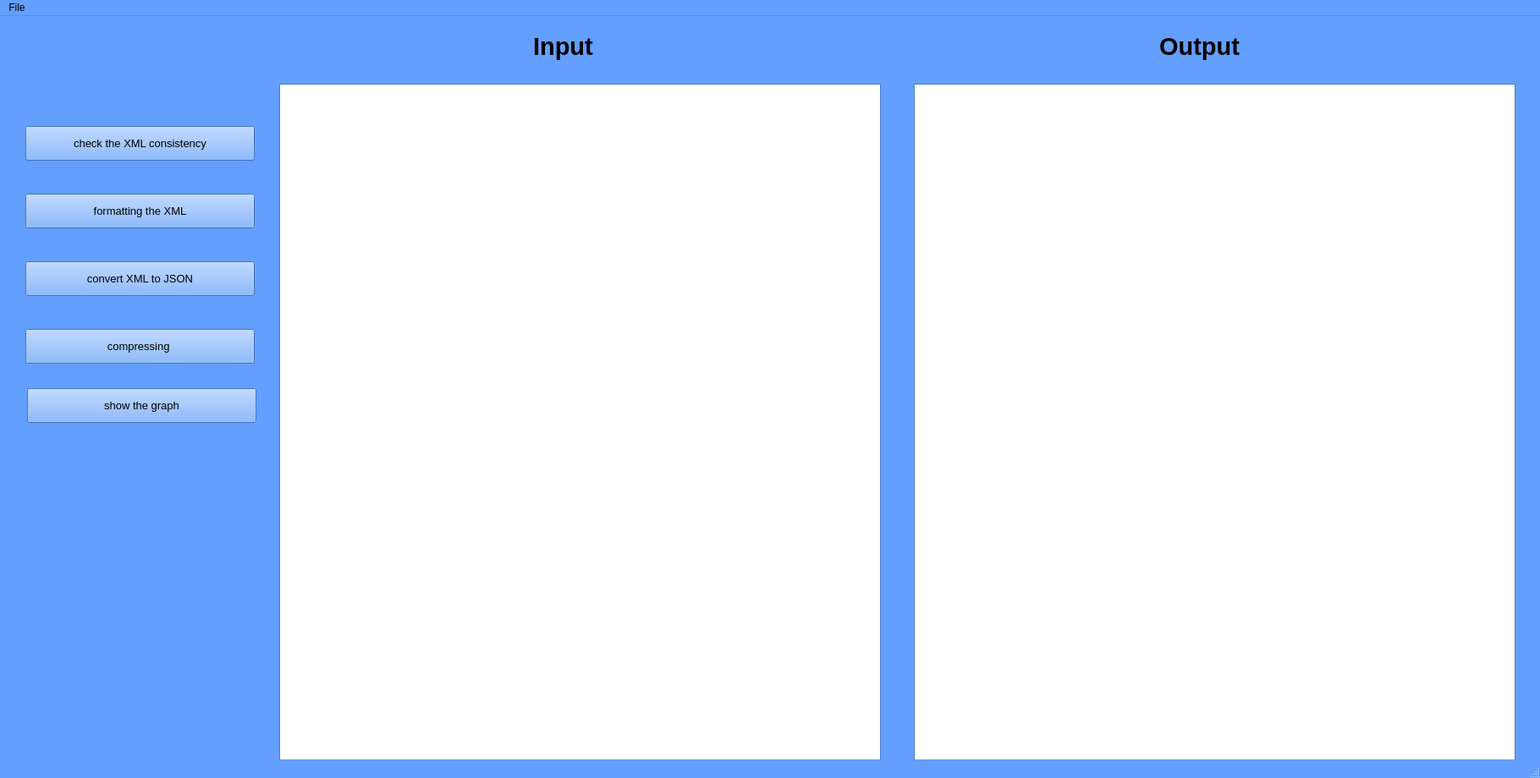
<?xml version="1.0" encoding="UTF-8"?>
<ui version="4.0">
 <class>MainWindow</class>
 <widget class="QMainWindow" name="MainWindow">
  <property name="geometry">
   <rect>
    <x>0</x>
    <y>0</y>
    <width>1820</width>
    <height>920</height>
   </rect>
  </property>
  <property name="palette">
   <palette>
    <active>
     <colorrole role="WindowText">
      <brush brushstyle="SolidPattern">
       <color alpha="255">
        <red>0</red>
        <green>0</green>
        <blue>0</blue>
       </color>
      </brush>
     </colorrole>
     <colorrole role="Button">
      <brush brushstyle="SolidPattern">
       <color alpha="255">
        <red>99</red>
        <green>159</green>
        <blue>255</blue>
       </color>
      </brush>
     </colorrole>
     <colorrole role="Light">
      <brush brushstyle="SolidPattern">
       <color alpha="255">
        <red>227</red>
        <green>238</green>
        <blue>255</blue>
       </color>
      </brush>
     </colorrole>
     <colorrole role="Midlight">
      <brush brushstyle="SolidPattern">
       <color alpha="255">
        <red>163</red>
        <green>198</green>
        <blue>255</blue>
       </color>
      </brush>
     </colorrole>
     <colorrole role="Dark">
      <brush brushstyle="SolidPattern">
       <color alpha="255">
        <red>49</red>
        <green>79</green>
        <blue>127</blue>
       </color>
      </brush>
     </colorrole>
     <colorrole role="Mid">
      <brush brushstyle="SolidPattern">
       <color alpha="255">
        <red>66</red>
        <green>106</green>
        <blue>170</blue>
       </color>
      </brush>
     </colorrole>
     <colorrole role="Text">
      <brush brushstyle="SolidPattern">
       <color alpha="255">
        <red>0</red>
        <green>0</green>
        <blue>0</blue>
       </color>
      </brush>
     </colorrole>
     <colorrole role="BrightText">
      <brush brushstyle="SolidPattern">
       <color alpha="255">
        <red>255</red>
        <green>255</green>
        <blue>255</blue>
       </color>
      </brush>
     </colorrole>
     <colorrole role="ButtonText">
      <brush brushstyle="SolidPattern">
       <color alpha="255">
        <red>0</red>
        <green>0</green>
        <blue>0</blue>
       </color>
      </brush>
     </colorrole>
     <colorrole role="Base">
      <brush brushstyle="SolidPattern">
       <color alpha="255">
        <red>255</red>
        <green>255</green>
        <blue>255</blue>
       </color>
      </brush>
     </colorrole>
     <colorrole role="Window">
      <brush brushstyle="SolidPattern">
       <color alpha="255">
        <red>99</red>
        <green>159</green>
        <blue>255</blue>
       </color>
      </brush>
     </colorrole>
     <colorrole role="Shadow">
      <brush brushstyle="SolidPattern">
       <color alpha="255">
        <red>0</red>
        <green>0</green>
        <blue>0</blue>
       </color>
      </brush>
     </colorrole>
     <colorrole role="AlternateBase">
      <brush brushstyle="SolidPattern">
       <color alpha="255">
        <red>177</red>
        <green>207</green>
        <blue>255</blue>
       </color>
      </brush>
     </colorrole>
     <colorrole role="ToolTipBase">
      <brush brushstyle="SolidPattern">
       <color alpha="255">
        <red>255</red>
        <green>255</green>
        <blue>220</blue>
       </color>
      </brush>
     </colorrole>
     <colorrole role="ToolTipText">
      <brush brushstyle="SolidPattern">
       <color alpha="255">
        <red>0</red>
        <green>0</green>
        <blue>0</blue>
       </color>
      </brush>
     </colorrole>
     <colorrole role="PlaceholderText">
      <brush brushstyle="SolidPattern">
       <color alpha="128">
        <red>0</red>
        <green>0</green>
        <blue>0</blue>
       </color>
      </brush>
     </colorrole>
    </active>
    <inactive>
     <colorrole role="WindowText">
      <brush brushstyle="SolidPattern">
       <color alpha="255">
        <red>0</red>
        <green>0</green>
        <blue>0</blue>
       </color>
      </brush>
     </colorrole>
     <colorrole role="Button">
      <brush brushstyle="SolidPattern">
       <color alpha="255">
        <red>99</red>
        <green>159</green>
        <blue>255</blue>
       </color>
      </brush>
     </colorrole>
     <colorrole role="Light">
      <brush brushstyle="SolidPattern">
       <color alpha="255">
        <red>227</red>
        <green>238</green>
        <blue>255</blue>
       </color>
      </brush>
     </colorrole>
     <colorrole role="Midlight">
      <brush brushstyle="SolidPattern">
       <color alpha="255">
        <red>163</red>
        <green>198</green>
        <blue>255</blue>
       </color>
      </brush>
     </colorrole>
     <colorrole role="Dark">
      <brush brushstyle="SolidPattern">
       <color alpha="255">
        <red>49</red>
        <green>79</green>
        <blue>127</blue>
       </color>
      </brush>
     </colorrole>
     <colorrole role="Mid">
      <brush brushstyle="SolidPattern">
       <color alpha="255">
        <red>66</red>
        <green>106</green>
        <blue>170</blue>
       </color>
      </brush>
     </colorrole>
     <colorrole role="Text">
      <brush brushstyle="SolidPattern">
       <color alpha="255">
        <red>0</red>
        <green>0</green>
        <blue>0</blue>
       </color>
      </brush>
     </colorrole>
     <colorrole role="BrightText">
      <brush brushstyle="SolidPattern">
       <color alpha="255">
        <red>255</red>
        <green>255</green>
        <blue>255</blue>
       </color>
      </brush>
     </colorrole>
     <colorrole role="ButtonText">
      <brush brushstyle="SolidPattern">
       <color alpha="255">
        <red>0</red>
        <green>0</green>
        <blue>0</blue>
       </color>
      </brush>
     </colorrole>
     <colorrole role="Base">
      <brush brushstyle="SolidPattern">
       <color alpha="255">
        <red>255</red>
        <green>255</green>
        <blue>255</blue>
       </color>
      </brush>
     </colorrole>
     <colorrole role="Window">
      <brush brushstyle="SolidPattern">
       <color alpha="255">
        <red>99</red>
        <green>159</green>
        <blue>255</blue>
       </color>
      </brush>
     </colorrole>
     <colorrole role="Shadow">
      <brush brushstyle="SolidPattern">
       <color alpha="255">
        <red>0</red>
        <green>0</green>
        <blue>0</blue>
       </color>
      </brush>
     </colorrole>
     <colorrole role="AlternateBase">
      <brush brushstyle="SolidPattern">
       <color alpha="255">
        <red>177</red>
        <green>207</green>
        <blue>255</blue>
       </color>
      </brush>
     </colorrole>
     <colorrole role="ToolTipBase">
      <brush brushstyle="SolidPattern">
       <color alpha="255">
        <red>255</red>
        <green>255</green>
        <blue>220</blue>
       </color>
      </brush>
     </colorrole>
     <colorrole role="ToolTipText">
      <brush brushstyle="SolidPattern">
       <color alpha="255">
        <red>0</red>
        <green>0</green>
        <blue>0</blue>
       </color>
      </brush>
     </colorrole>
     <colorrole role="PlaceholderText">
      <brush brushstyle="SolidPattern">
       <color alpha="128">
        <red>0</red>
        <green>0</green>
        <blue>0</blue>
       </color>
      </brush>
     </colorrole>
    </inactive>
    <disabled>
     <colorrole role="WindowText">
      <brush brushstyle="SolidPattern">
       <color alpha="255">
        <red>49</red>
        <green>79</green>
        <blue>127</blue>
       </color>
      </brush>
     </colorrole>
     <colorrole role="Button">
      <brush brushstyle="SolidPattern">
       <color alpha="255">
        <red>99</red>
        <green>159</green>
        <blue>255</blue>
       </color>
      </brush>
     </colorrole>
     <colorrole role="Light">
      <brush brushstyle="SolidPattern">
       <color alpha="255">
        <red>227</red>
        <green>238</green>
        <blue>255</blue>
       </color>
      </brush>
     </colorrole>
     <colorrole role="Midlight">
      <brush brushstyle="SolidPattern">
       <color alpha="255">
        <red>163</red>
        <green>198</green>
        <blue>255</blue>
       </color>
      </brush>
     </colorrole>
     <colorrole role="Dark">
      <brush brushstyle="SolidPattern">
       <color alpha="255">
        <red>49</red>
        <green>79</green>
        <blue>127</blue>
       </color>
      </brush>
     </colorrole>
     <colorrole role="Mid">
      <brush brushstyle="SolidPattern">
       <color alpha="255">
        <red>66</red>
        <green>106</green>
        <blue>170</blue>
       </color>
      </brush>
     </colorrole>
     <colorrole role="Text">
      <brush brushstyle="SolidPattern">
       <color alpha="255">
        <red>49</red>
        <green>79</green>
        <blue>127</blue>
       </color>
      </brush>
     </colorrole>
     <colorrole role="BrightText">
      <brush brushstyle="SolidPattern">
       <color alpha="255">
        <red>255</red>
        <green>255</green>
        <blue>255</blue>
       </color>
      </brush>
     </colorrole>
     <colorrole role="ButtonText">
      <brush brushstyle="SolidPattern">
       <color alpha="255">
        <red>49</red>
        <green>79</green>
        <blue>127</blue>
       </color>
      </brush>
     </colorrole>
     <colorrole role="Base">
      <brush brushstyle="SolidPattern">
       <color alpha="255">
        <red>99</red>
        <green>159</green>
        <blue>255</blue>
       </color>
      </brush>
     </colorrole>
     <colorrole role="Window">
      <brush brushstyle="SolidPattern">
       <color alpha="255">
        <red>99</red>
        <green>159</green>
        <blue>255</blue>
       </color>
      </brush>
     </colorrole>
     <colorrole role="Shadow">
      <brush brushstyle="SolidPattern">
       <color alpha="255">
        <red>0</red>
        <green>0</green>
        <blue>0</blue>
       </color>
      </brush>
     </colorrole>
     <colorrole role="AlternateBase">
      <brush brushstyle="SolidPattern">
       <color alpha="255">
        <red>99</red>
        <green>159</green>
        <blue>255</blue>
       </color>
      </brush>
     </colorrole>
     <colorrole role="ToolTipBase">
      <brush brushstyle="SolidPattern">
       <color alpha="255">
        <red>255</red>
        <green>255</green>
        <blue>220</blue>
       </color>
      </brush>
     </colorrole>
     <colorrole role="ToolTipText">
      <brush brushstyle="SolidPattern">
       <color alpha="255">
        <red>0</red>
        <green>0</green>
        <blue>0</blue>
       </color>
      </brush>
     </colorrole>
     <colorrole role="PlaceholderText">
      <brush brushstyle="SolidPattern">
       <color alpha="128">
        <red>0</red>
        <green>0</green>
        <blue>0</blue>
       </color>
      </brush>
     </colorrole>
    </disabled>
   </palette>
  </property>
  <property name="windowTitle">
   <string>Processing XML file</string>
  </property>
  <property name="toolTipDuration">
   <number>-1</number>
  </property>
  <property name="layoutDirection">
   <enum>Qt::LeftToRight</enum>
  </property>
  <property name="autoFillBackground">
   <bool>false</bool>
  </property>
  <widget class="QWidget" name="centralwidget">
   <widget class="QPushButton" name="consistencyButton">
    <property name="geometry">
     <rect>
      <x>30</x>
      <y>130</y>
      <width>271</width>
      <height>41</height>
     </rect>
    </property>
    <property name="font">
     <font>
      <pointsize>10</pointsize>
     </font>
    </property>
    <property name="text">
     <string>check the XML consistency</string>
    </property>
   </widget>
   <widget class="QPushButton" name="formattingButton">
    <property name="geometry">
     <rect>
      <x>30</x>
      <y>210</y>
      <width>271</width>
      <height>41</height>
     </rect>
    </property>
    <property name="font">
     <font>
      <pointsize>10</pointsize>
     </font>
    </property>
    <property name="text">
     <string>formatting the XML</string>
    </property>
   </widget>
   <widget class="QPushButton" name="convertButton">
    <property name="geometry">
     <rect>
      <x>30</x>
      <y>290</y>
      <width>271</width>
      <height>41</height>
     </rect>
    </property>
    <property name="font">
     <font>
      <pointsize>10</pointsize>
     </font>
    </property>
    <property name="text">
     <string>convert XML to JSON</string>
    </property>
   </widget>
   <widget class="QPushButton" name="compressButton">
    <property name="geometry">
     <rect>
      <x>30</x>
      <y>370</y>
      <width>271</width>
      <height>41</height>
     </rect>
    </property>
    <property name="font">
     <font>
      <pointsize>10</pointsize>
     </font>
    </property>
    <property name="text">
     <string>compressing </string>
    </property>
   </widget>
   <widget class="QPlainTextEdit" name="outputPlain">
    <property name="geometry">
     <rect>
      <x>1080</x>
      <y>80</y>
      <width>711</width>
      <height>861</height>
     </rect>
    </property>
    <property name="font">
     <font>
      <pointsize>9</pointsize>
     </font>
    </property>
    <property name="statusTip">
     <string/>
    </property>
    <property name="readOnly">
     <bool>true</bool>
    </property>
    <property name="plainText">
     <string/>
    </property>
   </widget>
   <widget class="QPlainTextEdit" name="inputPlain">
    <property name="geometry">
     <rect>
      <x>330</x>
      <y>80</y>
      <width>711</width>
      <height>861</height>
     </rect>
    </property>
    <property name="font">
     <font>
      <pointsize>9</pointsize>
     </font>
    </property>
    <property name="readOnly">
     <bool>true</bool>
    </property>
    <property name="plainText">
     <string/>
    </property>
   </widget>
   <widget class="QLabel" name="inputLabel">
    <property name="geometry">
     <rect>
      <x>630</x>
      <y>10</y>
      <width>121</width>
      <height>51</height>
     </rect>
    </property>
    <property name="palette">
     <palette>
      <active>
       <colorrole role="WindowText">
        <brush brushstyle="SolidPattern">
         <color alpha="255">
          <red>0</red>
          <green>0</green>
          <blue>0</blue>
         </color>
        </brush>
       </colorrole>
       <colorrole role="Button">
        <brush brushstyle="SolidPattern">
         <color alpha="255">
          <red>255</red>
          <green>0</green>
          <blue>0</blue>
         </color>
        </brush>
       </colorrole>
       <colorrole role="Light">
        <brush brushstyle="SolidPattern">
         <color alpha="255">
          <red>255</red>
          <green>127</green>
          <blue>127</blue>
         </color>
        </brush>
       </colorrole>
       <colorrole role="Midlight">
        <brush brushstyle="SolidPattern">
         <color alpha="255">
          <red>255</red>
          <green>63</green>
          <blue>63</blue>
         </color>
        </brush>
       </colorrole>
       <colorrole role="Dark">
        <brush brushstyle="SolidPattern">
         <color alpha="255">
          <red>127</red>
          <green>0</green>
          <blue>0</blue>
         </color>
        </brush>
       </colorrole>
       <colorrole role="Mid">
        <brush brushstyle="SolidPattern">
         <color alpha="255">
          <red>170</red>
          <green>0</green>
          <blue>0</blue>
         </color>
        </brush>
       </colorrole>
       <colorrole role="Text">
        <brush brushstyle="SolidPattern">
         <color alpha="255">
          <red>0</red>
          <green>0</green>
          <blue>0</blue>
         </color>
        </brush>
       </colorrole>
       <colorrole role="BrightText">
        <brush brushstyle="SolidPattern">
         <color alpha="255">
          <red>255</red>
          <green>255</green>
          <blue>255</blue>
         </color>
        </brush>
       </colorrole>
       <colorrole role="ButtonText">
        <brush brushstyle="SolidPattern">
         <color alpha="255">
          <red>0</red>
          <green>0</green>
          <blue>0</blue>
         </color>
        </brush>
       </colorrole>
       <colorrole role="Base">
        <brush brushstyle="SolidPattern">
         <color alpha="255">
          <red>255</red>
          <green>255</green>
          <blue>255</blue>
         </color>
        </brush>
       </colorrole>
       <colorrole role="Window">
        <brush brushstyle="SolidPattern">
         <color alpha="255">
          <red>255</red>
          <green>0</green>
          <blue>0</blue>
         </color>
        </brush>
       </colorrole>
       <colorrole role="Shadow">
        <brush brushstyle="SolidPattern">
         <color alpha="255">
          <red>0</red>
          <green>0</green>
          <blue>0</blue>
         </color>
        </brush>
       </colorrole>
       <colorrole role="AlternateBase">
        <brush brushstyle="SolidPattern">
         <color alpha="255">
          <red>255</red>
          <green>127</green>
          <blue>127</blue>
         </color>
        </brush>
       </colorrole>
       <colorrole role="ToolTipBase">
        <brush brushstyle="SolidPattern">
         <color alpha="255">
          <red>85</red>
          <green>255</green>
          <blue>0</blue>
         </color>
        </brush>
       </colorrole>
       <colorrole role="ToolTipText">
        <brush brushstyle="SolidPattern">
         <color alpha="255">
          <red>0</red>
          <green>0</green>
          <blue>0</blue>
         </color>
        </brush>
       </colorrole>
       <colorrole role="PlaceholderText">
        <brush brushstyle="SolidPattern">
         <color alpha="128">
          <red>0</red>
          <green>0</green>
          <blue>0</blue>
         </color>
        </brush>
       </colorrole>
      </active>
      <inactive>
       <colorrole role="WindowText">
        <brush brushstyle="SolidPattern">
         <color alpha="255">
          <red>0</red>
          <green>0</green>
          <blue>0</blue>
         </color>
        </brush>
       </colorrole>
       <colorrole role="Button">
        <brush brushstyle="SolidPattern">
         <color alpha="255">
          <red>255</red>
          <green>0</green>
          <blue>0</blue>
         </color>
        </brush>
       </colorrole>
       <colorrole role="Light">
        <brush brushstyle="SolidPattern">
         <color alpha="255">
          <red>255</red>
          <green>127</green>
          <blue>127</blue>
         </color>
        </brush>
       </colorrole>
       <colorrole role="Midlight">
        <brush brushstyle="SolidPattern">
         <color alpha="255">
          <red>255</red>
          <green>63</green>
          <blue>63</blue>
         </color>
        </brush>
       </colorrole>
       <colorrole role="Dark">
        <brush brushstyle="SolidPattern">
         <color alpha="255">
          <red>127</red>
          <green>0</green>
          <blue>0</blue>
         </color>
        </brush>
       </colorrole>
       <colorrole role="Mid">
        <brush brushstyle="SolidPattern">
         <color alpha="255">
          <red>170</red>
          <green>0</green>
          <blue>0</blue>
         </color>
        </brush>
       </colorrole>
       <colorrole role="Text">
        <brush brushstyle="SolidPattern">
         <color alpha="255">
          <red>0</red>
          <green>0</green>
          <blue>0</blue>
         </color>
        </brush>
       </colorrole>
       <colorrole role="BrightText">
        <brush brushstyle="SolidPattern">
         <color alpha="255">
          <red>255</red>
          <green>255</green>
          <blue>255</blue>
         </color>
        </brush>
       </colorrole>
       <colorrole role="ButtonText">
        <brush brushstyle="SolidPattern">
         <color alpha="255">
          <red>0</red>
          <green>0</green>
          <blue>0</blue>
         </color>
        </brush>
       </colorrole>
       <colorrole role="Base">
        <brush brushstyle="SolidPattern">
         <color alpha="255">
          <red>255</red>
          <green>255</green>
          <blue>255</blue>
         </color>
        </brush>
       </colorrole>
       <colorrole role="Window">
        <brush brushstyle="SolidPattern">
         <color alpha="255">
          <red>255</red>
          <green>0</green>
          <blue>0</blue>
         </color>
        </brush>
       </colorrole>
       <colorrole role="Shadow">
        <brush brushstyle="SolidPattern">
         <color alpha="255">
          <red>0</red>
          <green>0</green>
          <blue>0</blue>
         </color>
        </brush>
       </colorrole>
       <colorrole role="AlternateBase">
        <brush brushstyle="SolidPattern">
         <color alpha="255">
          <red>255</red>
          <green>127</green>
          <blue>127</blue>
         </color>
        </brush>
       </colorrole>
       <colorrole role="ToolTipBase">
        <brush brushstyle="SolidPattern">
         <color alpha="255">
          <red>85</red>
          <green>255</green>
          <blue>0</blue>
         </color>
        </brush>
       </colorrole>
       <colorrole role="ToolTipText">
        <brush brushstyle="SolidPattern">
         <color alpha="255">
          <red>0</red>
          <green>0</green>
          <blue>0</blue>
         </color>
        </brush>
       </colorrole>
       <colorrole role="PlaceholderText">
        <brush brushstyle="SolidPattern">
         <color alpha="128">
          <red>0</red>
          <green>0</green>
          <blue>0</blue>
         </color>
        </brush>
       </colorrole>
      </inactive>
      <disabled>
       <colorrole role="WindowText">
        <brush brushstyle="SolidPattern">
         <color alpha="255">
          <red>127</red>
          <green>0</green>
          <blue>0</blue>
         </color>
        </brush>
       </colorrole>
       <colorrole role="Button">
        <brush brushstyle="SolidPattern">
         <color alpha="255">
          <red>255</red>
          <green>0</green>
          <blue>0</blue>
         </color>
        </brush>
       </colorrole>
       <colorrole role="Light">
        <brush brushstyle="SolidPattern">
         <color alpha="255">
          <red>255</red>
          <green>127</green>
          <blue>127</blue>
         </color>
        </brush>
       </colorrole>
       <colorrole role="Midlight">
        <brush brushstyle="SolidPattern">
         <color alpha="255">
          <red>255</red>
          <green>63</green>
          <blue>63</blue>
         </color>
        </brush>
       </colorrole>
       <colorrole role="Dark">
        <brush brushstyle="SolidPattern">
         <color alpha="255">
          <red>127</red>
          <green>0</green>
          <blue>0</blue>
         </color>
        </brush>
       </colorrole>
       <colorrole role="Mid">
        <brush brushstyle="SolidPattern">
         <color alpha="255">
          <red>170</red>
          <green>0</green>
          <blue>0</blue>
         </color>
        </brush>
       </colorrole>
       <colorrole role="Text">
        <brush brushstyle="SolidPattern">
         <color alpha="255">
          <red>127</red>
          <green>0</green>
          <blue>0</blue>
         </color>
        </brush>
       </colorrole>
       <colorrole role="BrightText">
        <brush brushstyle="SolidPattern">
         <color alpha="255">
          <red>255</red>
          <green>255</green>
          <blue>255</blue>
         </color>
        </brush>
       </colorrole>
       <colorrole role="ButtonText">
        <brush brushstyle="SolidPattern">
         <color alpha="255">
          <red>127</red>
          <green>0</green>
          <blue>0</blue>
         </color>
        </brush>
       </colorrole>
       <colorrole role="Base">
        <brush brushstyle="SolidPattern">
         <color alpha="255">
          <red>255</red>
          <green>0</green>
          <blue>0</blue>
         </color>
        </brush>
       </colorrole>
       <colorrole role="Window">
        <brush brushstyle="SolidPattern">
         <color alpha="255">
          <red>255</red>
          <green>0</green>
          <blue>0</blue>
         </color>
        </brush>
       </colorrole>
       <colorrole role="Shadow">
        <brush brushstyle="SolidPattern">
         <color alpha="255">
          <red>0</red>
          <green>0</green>
          <blue>0</blue>
         </color>
        </brush>
       </colorrole>
       <colorrole role="AlternateBase">
        <brush brushstyle="SolidPattern">
         <color alpha="255">
          <red>255</red>
          <green>0</green>
          <blue>0</blue>
         </color>
        </brush>
       </colorrole>
       <colorrole role="ToolTipBase">
        <brush brushstyle="SolidPattern">
         <color alpha="255">
          <red>85</red>
          <green>255</green>
          <blue>0</blue>
         </color>
        </brush>
       </colorrole>
       <colorrole role="ToolTipText">
        <brush brushstyle="SolidPattern">
         <color alpha="255">
          <red>0</red>
          <green>0</green>
          <blue>0</blue>
         </color>
        </brush>
       </colorrole>
       <colorrole role="PlaceholderText">
        <brush brushstyle="SolidPattern">
         <color alpha="128">
          <red>0</red>
          <green>0</green>
          <blue>0</blue>
         </color>
        </brush>
       </colorrole>
      </disabled>
     </palette>
    </property>
    <property name="font">
     <font>
      <pointsize>22</pointsize>
      <weight>75</weight>
      <bold>true</bold>
     </font>
    </property>
    <property name="text">
     <string>Input</string>
    </property>
   </widget>
   <widget class="QLabel" name="outputLabel">
    <property name="geometry">
     <rect>
      <x>1370</x>
      <y>10</y>
      <width>171</width>
      <height>51</height>
     </rect>
    </property>
    <property name="font">
     <font>
      <pointsize>22</pointsize>
      <weight>75</weight>
      <bold>true</bold>
     </font>
    </property>
    <property name="text">
     <string>Output</string>
    </property>
   </widget>
   <widget class="QPushButton" name="pushButton">
    <property name="geometry">
     <rect>
      <x>32</x>
      <y>440</y>
      <width>271</width>
      <height>41</height>
     </rect>
    </property>
    <property name="font">
     <font>
      <pointsize>10</pointsize>
     </font>
    </property>
    <property name="text">
     <string>show the graph</string>
    </property>
   </widget>
  </widget>
  <widget class="QMenuBar" name="menubar">
   <property name="geometry">
    <rect>
     <x>0</x>
     <y>0</y>
     <width>1820</width>
     <height>26</height>
    </rect>
   </property>
   <widget class="QMenu" name="menuchoose_XML_file">
    <property name="toolTip">
     <string/>
    </property>
    <property name="toolTipDuration">
     <number>-1</number>
    </property>
    <property name="statusTip">
     <string>choose the XML file that will be used</string>
    </property>
    <property name="title">
     <string>File</string>
    </property>
    <property name="toolTipsVisible">
     <bool>false</bool>
    </property>
    <addaction name="actionopen"/>
    <addaction name="actionSave"/>
   </widget>
   <addaction name="menuchoose_XML_file"/>
  </widget>
  <widget class="QStatusBar" name="statusbar"/>
  <action name="actionopen">
   <property name="text">
    <string>Open</string>
   </property>
   <property name="statusTip">
    <string>Choose the XML file that will be used </string>
   </property>
   <property name="shortcut">
    <string>Ctrl+O</string>
   </property>
  </action>
  <action name="actionSave">
   <property name="text">
    <string>Save</string>
   </property>
   <property name="statusTip">
    <string>Save the output file </string>
   </property>
   <property name="shortcut">
    <string>Ctrl+S</string>
   </property>
  </action>
 </widget>
 <resources/>
 <connections/>
</ui>
